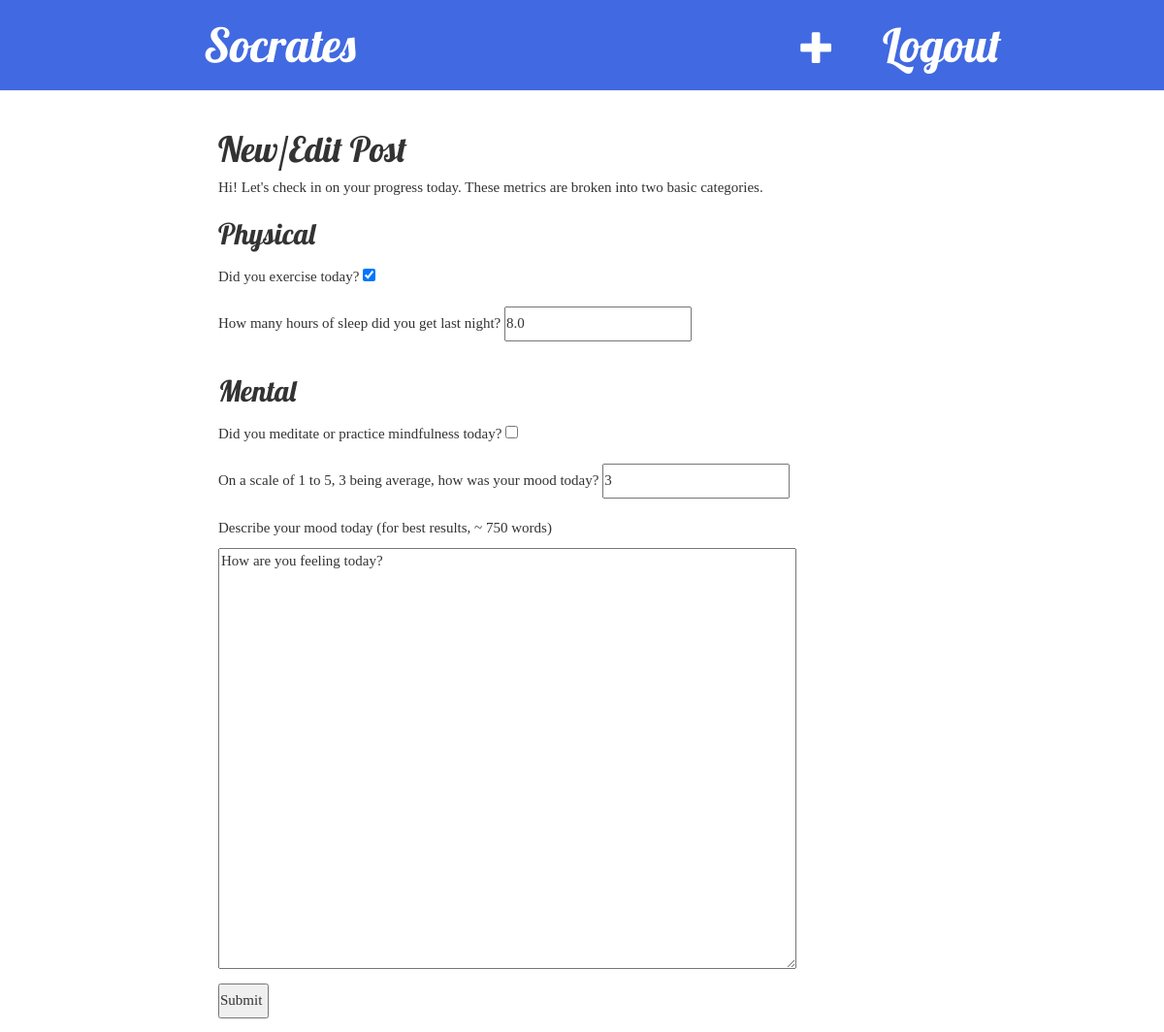
Screenshot of /post/52/edit/ (signed in) with the database file from the repository.
### myblog/models.py (models this page shows, shortened)
class Entry(models.Model):
  user_name = models.CharField(max_length=2000)
  date = models.DateField()
  exercise = models.ForeignKey(Exercise, blank=True, null=True, on_delete=models.CASCADE)
  sleep = models.FloatField()
  meditation = models.BooleanField()
  meditation_time = models.FloatField(blank=True, null=True)
  mood = models.TextField()
  mood_number = models.IntegerField()
  score = models.ForeignKey(SScore, on_delete=models.CASCADE)

### myblog/views.py (the view)
# urls.py: url(r'^post/(?P<pk>\d+)/edit/$', views.post_edit, name='post_edit'),
@login_required
def post_edit(request, pk):
    post = get_object_or_404(Entry, pk=pk)
    if request.method == "POST":
        form = PostForm(request.POST)
        if form.is_valid():
            cd = form.cleaned_data
            user_name = request.user.username
            exercise = post.exercise
            if(cd['did_exercise']):
                if not exercise:
                    exercise = Exercise(description=cd['exercise_description'], exercise_type=cd['exercise_type'])
                exercise.description = cd['exercise_description']
                exercise.exercise_type = cd['exercise_type']
                exercise.save()
                post.exercise = exercise
            else:
                if post.exercise:
                    post.exercise = None
                    exercise.delete()
            meditation_time = 0.0
            if(cd['meditation']):
                meditation = cd['meditation_time']
            BASE = os.path.dirname(os.path.abspath(__file__))
            model = LSA(BASE+'/test/', BASE+'/emotions.json')
            scores = model.get_sentiment(cd['mood'])
            score_entry = post.score
            score_entry.angry = scores['angry']
            score_entry.sad = scores['sad']
            score_entry.save()
            entry = post
            entry.sleep = cd['sleep']
            entry.mood = cd['mood']
            entry.mood_number = cd['mood_number']
            entry.meditation = cd['meditation']
            if cd['meditation']:
                entry.meditation_time = cd['meditation_time']
            entry.score = score_entry
            entry.save()
            return redirect('socrates:post_detail', pk=post.pk)
    else:
        post = get_object_or_404(Entry, pk=pk)
        data = {}
        data['did_exercise'] = post.exercise
        exercise = post.exercise
        if exercise:
            data['exercise_type'] = exercise.exercise_type
            data['exercise_description'] = exercise.description
        data['sleep'] = post.sleep
        data['meditation'] = post.meditation
        if post.meditation:
            data['meditation_time'] = post.meditation_time
        data['mood'] = post.mood
        data['mood_number'] = post.mood_number
        form = PostForm(data)
    return render(request, 'post_edit.html', {'form': form})

### myblog/forms.py
class PostForm(forms.Form):
    did_exercise = forms.BooleanField(initial=False, required=False)
    exercise_type = forms.ChoiceField(choices=EXERCISE_TYPES, required=False,initial='O')
    exercise_description = forms.CharField(required=False, initial="Brief description of exercise.")
    sleep = forms.FloatField(required=True,initial=8.0)
    meditation = forms.BooleanField(initial=False, required=False)
    mood = forms.CharField(required=True, initial="How are you feeling today?", widget=forms.Textarea(attrs={'cols': 40, 'rows': 20}))
    mood_number = forms.IntegerField(required=False, initial=3)
    meditation_time = forms.FloatField(required=False)

### myblog/templates/post_edit.html (shortened to what this page needs)
{% extends 'base.html' %}
{% block content %}
  <h1>New/Edit Post</h1>
  <p> Hi! Let's check in on your progress today. These metrics are broken into two basic categories.</p>
    <form action="" method="post">
    <h2> Physical </h2>
    <div class="fieldWrapper" id="exercise">
        <p>Did you exercise today?
        {{ form.did_exercise }}
        </p>
    </div>
    <div class="fieldWrapper" id="sleep">
        <p>How many hours of sleep did you get last night?
        {{ form.sleep }}
        </p>
    </div>
    <h2> Mental </h2>
    <div class="fieldWrapper">
        <p>Did you meditate or practice mindfulness today?
        {{ form.meditation }}
        </p>
    </div>
    <div class="fieldWrapper" id="mood_number">
        <p>On a scale of 1 to 5, 3 being average, how was your mood today?
        {{ form.mood_number }}
        </p>
    </div>
    <div class="fieldWrapper" id="mood">
        <p>Describe your mood today (for best results, ~ 750 words)</p>
        <p>
        {{form.mood}}
        </p>
    </div>
    <input type="submit" value="Submit" />
    </form>
{% endblock %}

### myblog/static/css/myblog.css (style rules this page uses)
p { font-size: 15px; font-family: "Century Gothic"; }
#id_mood { width: 80%; }
.fieldWrapper, input { padding:5px 5px 5px 0px; font-size:15px; font-family:'Century Gothic', sans serif; }
form { font-family: 'Century Gothic', sans serif; }
.content, { margin-bottom: 200px; }
h1, h2 { font-family: 'Lobster', cursive; }

### myblog/templates/post_edit.html (style rules this page uses)
p,body { font-size: 14px; font-family: "Century Gothic"; }
h2 { font-weight: bold; font-size: 60px; font-family: "Century Gothic"; margin-top: 25px; margin-bottom: 25px; }

### rows the page displays
Entry: sleep "8.0", mood_number "3", mood "How are you feeling today?"
